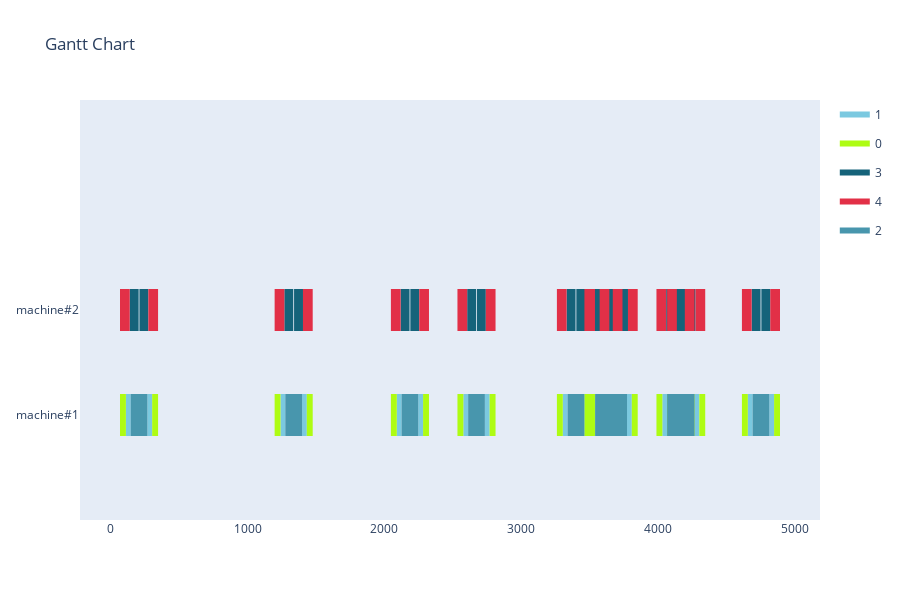

The code cell stored with this chart in its notebook:
### Markdown cell above
Greedy with changing sequence

### Code cell
def change_order(orders):
    p1 = random.randint(0, len(orders) -2)
    p2 = random.randint(p1, len(orders) -1)
    selected = copy.deepcopy(orders[p1 : p2 +1])
    selected.reverse()
    for i in range(len(selected)):
        orders[p1 + i] = copy.deepcopy(selected[i])

agent = GreedyAgent(env)
simulator = AgentSimulator()
n_generations = 10
best = None
sequence = copy.deepcopy(orders_model)
for gen in range(n_generations):
    simulator = AgentSimulator()
    schedule, schedule_count = simulator.simulate(agent, sequence)
    if not best or best[1] < schedule_count:
        best = [schedule, schedule_count, copy.deepcopy(sequence)]
    change_order(sequence)
print(f'Scheduled {best[1]}/{len(best[2])} Orders')
visualize_schedule(best[0], env)

### Figure 1 — Plotly figure (JSON) as saved in the notebook; plotly's stock layout.template omitted (floating-point values rounded to 4 significant figures; data arrays with more than 128 entries replaced by an {"elided": "..."} marker saying what was removed)
{"data": [{"fill": "toself", "fillcolor": "rgb(123, 201, 224)", "hoverinfo": "name", "legendgroup": "rgb(123, 201, 224)", "mode": "none", "name": "1", "type": "scatter", "x": {"elided": "499 int values"}, "y": {"elided": "499 float values"}}, {"fill": "toself", "fillcolor": "rgb(174, 252, 19)", "hoverinfo": "name", "legendgroup": "rgb(174, 252, 19)", "mode": "none", "name": "0", "type": "scatter", "x": {"elided": "499 int values"}, "y": {"elided": "499 float values"}}, {"fill": "toself", "fillcolor": "rgb(21, 99, 122)", "hoverinfo": "name", "legendgroup": "rgb(21, 99, 122)", "mode": "none", "name": "3", "type": "scatter", "x": {"elided": "499 int values"}, "y": {"elided": "499 float values"}}, {"fill": "toself", "fillcolor": "rgb(226, 48, 71)", "hoverinfo": "name", "legendgroup": "rgb(226, 48, 71)", "mode": "none", "name": "4", "type": "scatter", "x": {"elided": "499 int values"}, "y": {"elided": "499 float values"}}, {"fill": "toself", "fillcolor": "rgb(72, 150, 173)", "hoverinfo": "name", "legendgroup": "rgb(72, 150, 173)", "mode": "none", "name": "2", "type": "scatter", "x": {"elided": "499 int values"}, "y": {"elided": "499 float values"}}, {"legendgroup": "rgb(123, 201, 224)", "marker": {"color": "rgb(123, 201, 224)", "opacity": 0, "size": 1}, "mode": "markers", "name": "", "showlegend": false, "text": {"elided": "200 null values"}, "type": "scatter", "x": {"elided": "200 int values"}, "y": {"elided": "200 int values"}}, {"legendgroup": "rgb(174, 252, 19)", "marker": {"color": "rgb(174, 252, 19)", "opacity": 0, "size": 1}, "mode": "markers", "name": "", "showlegend": false, "text": {"elided": "200 null values"}, "type": "scatter", "x": {"elided": "200 int values"}, "y": {"elided": "200 int values"}}, {"legendgroup": "rgb(21, 99, 122)", "marker": {"color": "rgb(21, 99, 122)", "opacity": 0, "size": 1}, "mode": "markers", "name": "", "showlegend": false, "text": {"elided": "200 null values"}, "type": "scatter", "x": {"elided": "200 int values"}, "y": {"elided": "200 int values"}}, {"legendgroup": "rgb(226, 48, 71)", "marker": {"color": "rgb(226, 48, 71)", "opacity": 0, "size": 1}, "mode": "markers", "name": "", "showlegend": false, "text": {"elided": "200 null values"}, "type": "scatter", "x": {"elided": "200 int values"}, "y": {"elided": "200 int values"}}, {"legendgroup": "rgb(72, 150, 173)", "marker": {"color": "rgb(72, 150, 173)", "opacity": 0, "size": 1}, "mode": "markers", "name": "", "showlegend": false, "text": {"elided": "200 null values"}, "type": "scatter", "x": {"elided": "200 int values"}, "y": {"elided": "200 int values"}}], "layout": {"height": 600, "hovermode": "closest", "showlegend": true, "title": {"text": "Gantt Chart"}, "xaxis": {"rangeselector": {"buttons": [{"count": 7, "label": "1w", "step": "day", "stepmode": "backward"}, {"count": 1, "label": "1m", "step": "month", "stepmode": "backward"}, {"count": 6, "label": "6m", "step": "month", "stepmode": "backward"}, {"count": 1, "label": "YTD", "step": "year", "stepmode": "todate"}, {"count": 1, "label": "1y", "step": "year", "stepmode": "backward"}, {"step": "all"}]}, "showgrid": false, "type": "linear", "zeroline": false}, "yaxis": {"autorange": false, "range": [-1, 3], "showgrid": false, "ticktext": ["machine#1", "machine#2"], "tickvals": [0, 1], "zeroline": false}}}
